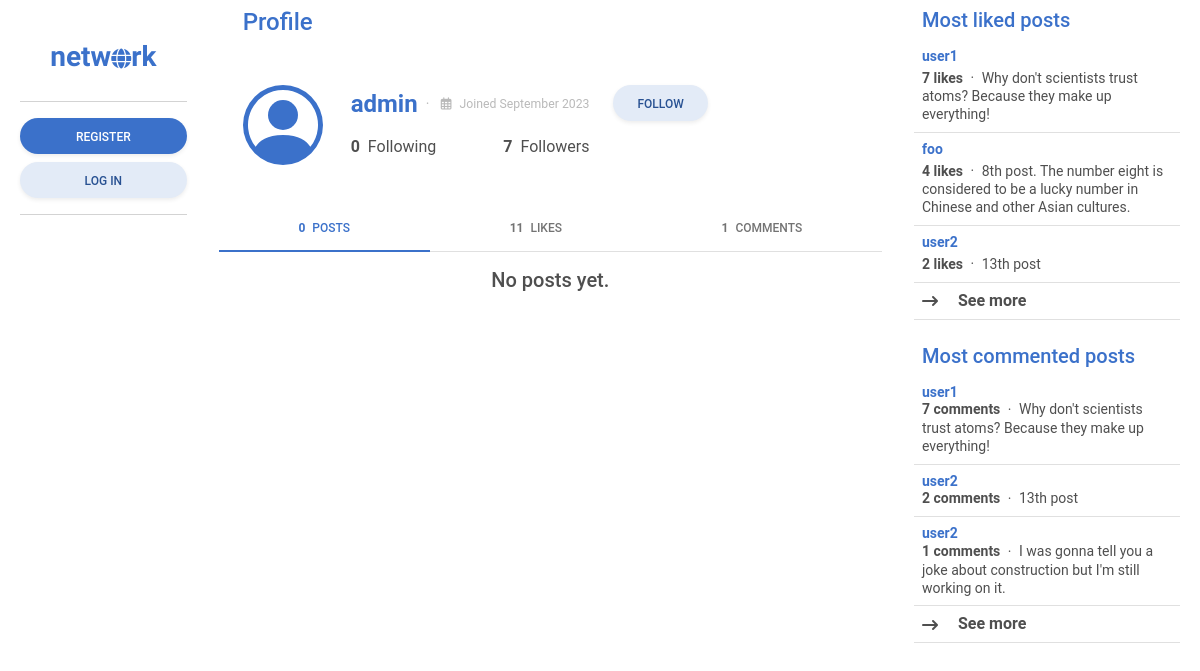
Page /profile/admin on the earlier database version.
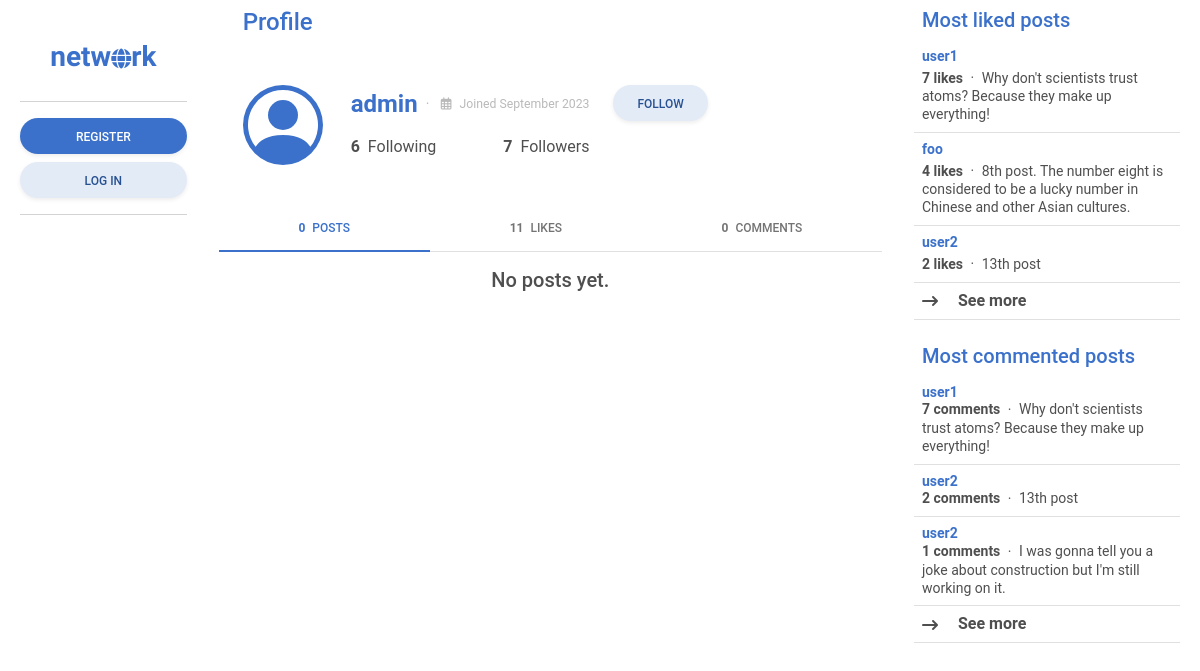
Same page on the later database version.
### network/models.py (models this page shows, shortened)
class User(AbstractUser):
    pass
    date_joined = models.DateTimeField(auto_now_add=True)
    following = models.ManyToManyField("self", blank=True, related_name="followers", symmetrical=False)
    def most_followed_users():
        users = User.objects.annotate(follower_count=Count('followers'))
        return users.order_by('-follower_count')

### network/views.py (the view)
# urls.py: path("profile/<str:user>", views.profile, name="profile"),
def profile(request, user):
    most_followed_users = User.most_followed_users()
    most_liked_posts = Post.most_liked_posts()
    most_commented_posts = Post.most_commented_posts()
    profile = User.objects.get(username=user)
    profile_posts = Post.objects.filter(poster=profile)
    profile_likes = Post.objects.filter(likers=profile)
    profile_comments = Comment.objects.filter(commenter=profile)
    if request.user.is_authenticated and profile in request.user.following.all():
        is_followed = True
    else:
        is_followed = False
    return render(request, "network/profile.html", {
        "most_followed_users": most_followed_users,
        "most_liked_posts": most_liked_posts,
        "most_commented_posts": most_commented_posts,
        "profile": profile,
        "posts": profile_posts,
        "liked_posts": profile_likes,
        "comments": profile_comments,
        "is_followed": is_followed
    })

### network/models.py (called while the page is built)
    def most_liked_posts():
        posts = Post.objects.annotate(likes_count=Count('likers'))
        return posts.order_by('-likes_count')

    def most_commented_posts():
        posts = Post.objects.annotate(comment_count=Count('comments'))
        return posts.order_by('-comment_count')

### network/templates/network/profile.html (shortened to what this page needs)
{% extends "network/layout.html" %}
{% block sidebar_left %}
    {% include "network/sidebar_left.html" %}
{% endblock %}
{% block main %}
    <div>
    {% include "network/profile_info.html" with profile=profile headline="Profile" %}
    </div>
    <div class="sticky-top">
        <ul class="nav nav-tabs nav-fill border-bottom" id="ex1" role="tablist">
            <li class="nav-item transparan" role="presentation">
                <a class="nav-link active" id="posts_tab" data-mdb-toggle="tab" href="#all_posts" role="tab"
                    aria-controls="ex2-tabs-1" aria-selected="true">
                    <span class="me-1 fw-bold">
                        {% if profile.posts.count %}
                        {{ profile.posts.count }}
                        {% else %}
                        0
                        {% endif %}
                    </span>
                    Posts
                </a>
            </li>
            <li class="nav-item transparan" role="presentation">
                <a class="nav-link" id="likes_tab" data-mdb-toggle="tab" href="#all_likes" role="tab"
                    aria-controls="ex2-tabs-2" aria-selected="false">
                    <span class="me-1 fw-bold">
                        {% if profile.likes.count %}
                        {{ profile.likes.count }}
                        {% else %}
                        0
                        {% endif %}
                    </span>
                    Likes
                </a>
            </li>
            <li class="nav-item transparan" role="presentation">
                <a class="nav-link" id="comments_tab" data-mdb-toggle="tab" href="#all_comments" role="tab" aria-controls="ex2-tabs-2"
                    aria-selected="false">
                    <span class="me-1 fw-bold">
                        {% if profile.commenter.count %}
                        {{ profile.commenter.count }}
                        {% else %}
                        0
                        {% endif %}
                    </span>
                    Comments
                </a>
            </li>
        </ul>
    </div>
    <div class="tab-content" id="ex2-content">
        <div class="tab-pane fade show active mb-4" id="all_posts" role="tabpanel" aria-labelledby="posts_tab">
            {% include "network/posts.html" with posts=posts %}
        </div>
    </div>
{% endblock %}
{% block sidebar_right %}
    {% include "network/sidebar_right.html" %}
{% endblock %}

### network/templates/network/profile_info.html (shortened to what this page needs)
{% if headline %}
<div class="h4 mb-0 pb-4 pt-2 px-4 sticky-top transparan text-primary">
    {{ headline }}
</div>
{% endif %}
<div class="container p-0">
    <div class="row p-4">
        <a href="{% url 'profile' user=profile.username %}" class="col-auto mb-3">
        </a>
        <div class="col-auto align-self-center px-2 mb-3">
            <div class="px-2 d-flex justify-content-between align-items-center mb-3">
                <div class="d-flex justify-content-start">
                    <a href="{% url 'profile' user=profile.username %}" class="h4 m-0 fw-bold text-decoration-none align-middle">
                        {{ profile.username }}
                    </a>
                    <span class="small text-muted opacity-50 align-self-center">
                        <span class="align-middle mx-2">&#183;</span>
                        <span class="align-middle small"><i class="fa-regular fa-calendar-days me-2"></i>Joined {{profile.date_joined.date|date:"F Y"}}</span>
                    </span>
                </div>
            </div>
            <div class="px-2 d-flex justify-content-between align-items-center">
                <div role="button" data-mdb-toggle="modal" data-mdb-target="#following_{{ profile.id }}">
                    <span class="fw-bold me-2">{{ profile.following.count }}</span>Following
                </div>
                <div role="button" data-mdb-toggle="modal" data-mdb-target="#followers_{{ profile.id }}">
                    <span class="fw-bold me-2">{{ profile.followers.count }}</span>Followers
                </div>
            </div>
        </div>
        <div class="col-auto align-self-top px-2 mb-3">
            <div>
                {% if not user.is_authenticated %}
                <button class="btn btn-secondary btn-rounded shadow-sm" role="button" data-mdb-toggle="modal"
                    data-mdb-target="#follow">
                    Follow
                </button>
                {% endif %}
            </div>
        </div>
    </div>
</div>

Differences in the rows shown:
changed User "admin": following.count "0" → "6"; commenter.count "1" → (not shown)
Other differences:
text now shown: "0"
